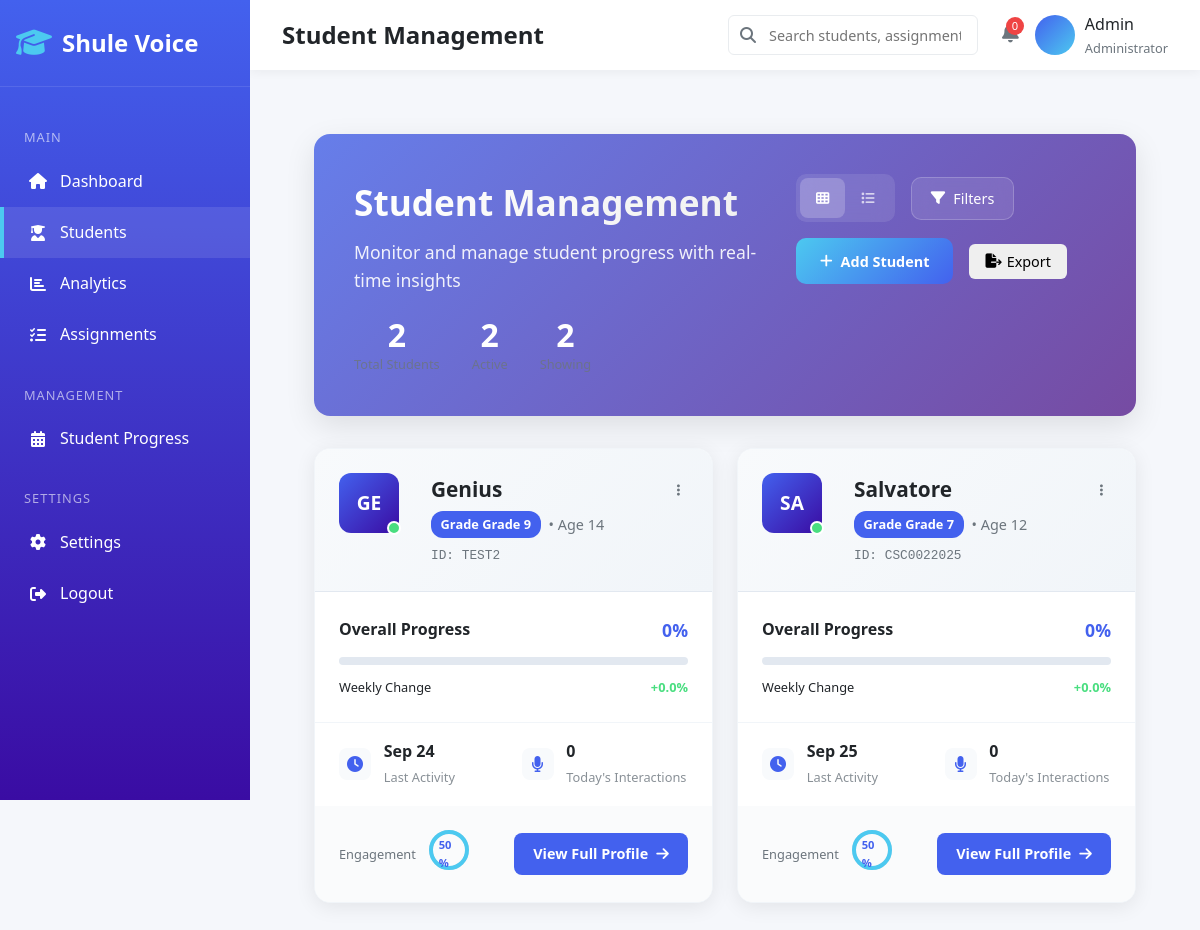
The app's page /students/ (signed in), older data.
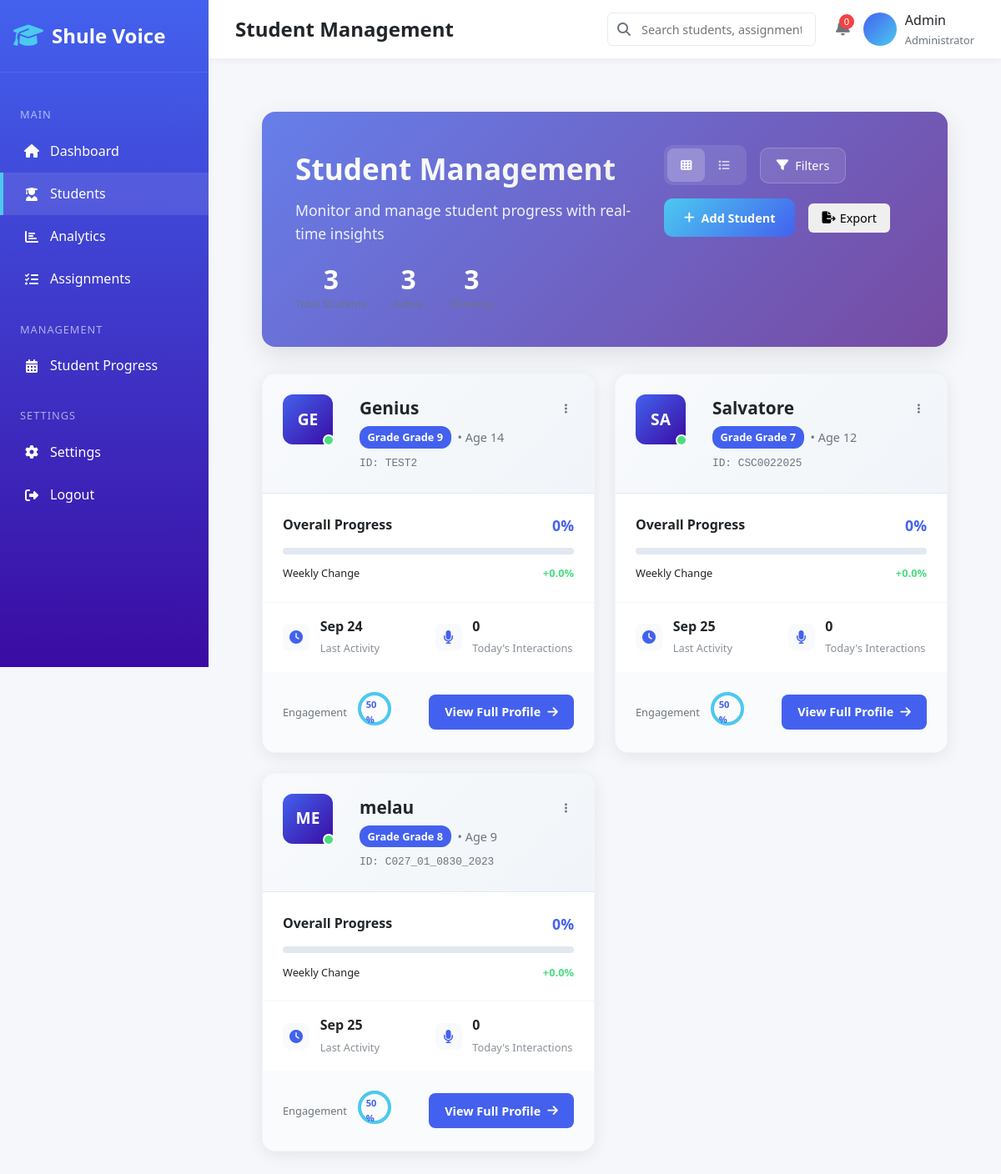
The same page, newer data.
### base/models.py (models this page shows, shortened)
class Student(models.Model):
    GRADE_LEVELS = [
        ('K', 'Kindergarten'),
        ('1', 'Grade 1'),
        ('2', 'Grade 2'),
        ('3', 'Grade 3'),
        ('4', 'Grade 4'),
        ('5', 'Grade 5'),
        ('6', 'Grade 6'),
        ('7', 'Grade 7'),
        ('8', 'Grade 8'),
        ('9', 'Grade 9'),
        ('10', 'Grade 10'),
        ('11', 'Grade 11'),
        ('12', 'Grade 12'),
    ]
    name = models.CharField(max_length=100)
    student_id = models.CharField(max_length=20, unique=True)
    grade_level = models.CharField(max_length=2, choices=GRADE_LEVELS)
    age = models.IntegerField(null=True, blank=True)
    enrollment_date = models.DateField(default=timezone.now)
    is_active = models.BooleanField(default=True)
    created_by = models.ForeignKey(User, on_delete=models.CASCADE)
    created_at = models.DateTimeField(default=timezone.now)
    updated_at = models.DateTimeField(auto_now=True)
    notes = models.TextField(blank=True)
    user_account = models.OneToOneField(
        User,
        on_delete=models.SET_NULL,
        null=True,
        blank=True,
        related_name='student_profile'
    )
    can_login = models.BooleanField(default=False)
    login_enabled_date = models.DateTimeField(null=True, blank=True)
    blockchain_id = models.CharField(max_length=64, unique=True, null=True)
    profile_hash = models.CharField(max_length=64, null=True)
    last_blockchain_update = models.DateTimeField(null=True, blank=True)
    blockchain_verified = models.BooleanField(default=False)
    class Meta:
        ordering = ['name']
    def get_overall_progress(self):
        progress_records = StudentProgress.objects.filter(student=self)
        if progress_records.exists():
            avg_progress = progress_records.aggregate(models.Avg('progress_percentage'))['progress_percentage__avg']
            return round(avg_progress or 0, 1)
        return 0
    def get_last_activity(self):
        progress = StudentProgress.objects.filter(student=self).order_by('-last_updated').first()
        if progress:
            return progress.last_updated
        return self.updated_at
    def get_voice_interactions_today(self):
        today = timezone.now().date()
        return VoiceInteraction.objects.filter(
            student=self,
            timestamp__date=today
        ).count()
    def get_progress_change(self):
        one_week_ago = timezone.now() - timezone.timedelta(days=7)
        current_progress = self.get_overall_progress()
        return round(current_progress * 0.05, 1)  # 5% of current progress

class StudentProgress(models.Model):
    student = models.ForeignKey(Student, on_delete=models.CASCADE)
    subject = models.ForeignKey(Subject, on_delete=models.CASCADE, null=True, blank=True)
    assignment = models.ForeignKey(Assignment, on_delete=models.CASCADE, null=True, blank=True)
    score = models.DecimalField(max_digits=5, decimal_places=2, null=True, blank=True)
    progress_percentage = models.DecimalField(max_digits=5, decimal_places=2, default=0)
    time_spent = models.IntegerField(default=0, help_text="Time spent in minutes")
    completed = models.BooleanField(default=False)
    completion_date = models.DateTimeField(null=True, blank=True)
    last_updated = models.DateTimeField(auto_now=True)
    notes = models.TextField(blank=True)
    blockchain_record = models.ForeignKey(
        BlockchainRecord,
        on_delete=models.SET_NULL,
        null=True,
        blank=True
    )
    progress_hash = models.CharField(max_length=64, blank=True, null=True)
    class Meta:
        unique_together = ['student', 'assignment']
        verbose_name_plural = "Student Progress"

### base/views.py (the view, shortened to what this page needs)
# urls.py: path('students/', views.students_view, name='students'),
@login_required
def students_view(request):
    grade_filter = request.GET.get('grade', '')
    status_filter = request.GET.get('status', '')
    progress_filter = request.GET.get('progress', '')
    sort_by = request.GET.get('sort', 'name')
    search_query = request.GET.get('search', '')
    view_type = request.GET.get('view', 'grid')  # grid or table
    students = Student.objects.filter(created_by=request.user)
    if grade_filter and grade_filter != 'All Grades':
        students = students.filter(grade_level=grade_filter)
    if search_query:
        students = students.filter(
            Q(name__icontains=search_query) |
            Q(student_id__icontains=search_query) |
            Q(grade_level__icontains=search_query)
        )
    if sort_by == 'name':
        students = students.order_by('name')
    elif sort_by == 'name-desc':
        students = students.order_by('-name')
    elif sort_by == 'progress-high':
        students = students.order_by('?')  # Placeholder
    elif sort_by == 'progress-low':
        students = students.order_by('?')  # Placeholder
    elif sort_by == 'recent':
        students = students.order_by('-updated_at')
    paginator = Paginator(students, 12)  # Show 12 students per page
    page_number = request.GET.get('page')
    page_obj = paginator.get_page(page_number)
    student_data = []
    for student in page_obj:
        student_data.append({
            'object': student,
            'progress': student.get_overall_progress(),
            'last_activity': student.get_last_activity(),
            'voice_interactions_today': student.get_voice_interactions_today(),
            'progress_change': student.get_progress_change(),
        })
    context = {
        'students_data': student_data,
        'page_obj': page_obj,
        'grade_filter': grade_filter,
        'status_filter': status_filter,
        'progress_filter': progress_filter,
        'sort_by': sort_by,
        'search_query': search_query,
        'view_type': view_type,
        'total_students': students.count(),
        'active_students': students.filter(is_active=True).count(),
    }
    return render(request, 'students.html', context)

### base/context_processors.py (called while the page is built)
def grade_choices(request):
    return {
        'grade_choices': Student.GRADE_LEVELS
    }

### base/templates/students.html (shortened to what the changed rows need)
{% extends 'base.html' %}
{% load static %}
{% load math_filters %}
{% block page_title %}Student Management{% endblock %}
{% block content %}
<div class="student-management">
    <div class="page-header">
        <div class="header-content">
            <div class="title-section">
                <h2>Student Management</h2>
                <div class="stats-overview">
                    <div class="stat-item">
                        <span class="stat-number">{{ total_students }}</span>
                        <span class="stat-label">Total Students</span>
                    </div>
                    <div class="stat-item">
                        <span class="stat-number">{{ active_students }}</span>
                        <span class="stat-label">Active</span>
                    </div>
                    <div class="stat-item">
                        <span class="stat-number">{{ students_data|length }}</span>
                        <span class="stat-label">Showing</span>
                    </div>
                </div>
            </div>
        </div>
    </div>
    <div class="student-grid-view" id="studentGrid" style="display: {% if view_type == 'grid' %}grid{% else %}none{% endif %};">
        {% for student_data in students_data %}
        {% with student=student_data.object %}
        <div class="student-card">
            <div class="card-header">
                <div class="student-avatar">
                    {{ student.name|slice:":2"|upper }}
                    <div class="status-indicator {% if student.is_active %}active{% else %}inactive{% endif %}"></div>
                </div>
                <div class="student-basic-info">
                    <h3 class="student-name">{{ student.name }}</h3>
                    <p class="student-meta">
                        <span class="grade-badge">Grade {{ student.get_grade_level_display }}</span>
                        <span class="age">• Age {{ student.age|default:"N/A" }}</span>
                    </p>
                    <p class="student-id">ID: {{ student.student_id }}</p>
                </div>
                <div class="card-actions">
                    <div class="dropdown">
                        <button class="action-menu">
                            <i class="fas fa-ellipsis-v"></i>
                        </button>
                    </div>
                </div>
            </div>
            <div class="progress-section">
                <div class="progress-header">
                    <span class="progress-label">Overall Progress</span>
                    <span class="progress-value">{{ student_data.progress }}%</span>
                </div>
                <div class="progress-bar">
                </div>
                <div class="progress-change">
                    <span class="change-label">Weekly Change</span>
                    <span class="change-value positive">+{{ student_data.progress_change }}%</span>
                </div>
            </div>
            <div class="stats-section">
                <div class="stat">
                    <i class="fas fa-clock"></i>
                    <div class="stat-info">
                        <span class="stat-value">{{ student_data.last_activity|date:"M j"|default:"No activity" }}</span>
                        <span class="stat-label">Last Activity</span>
                    </div>
                </div>
                <div class="stat">
                    <i class="fas fa-microphone"></i>
                    <div class="stat-info">
                        <span class="stat-value">{{ student_data.voice_interactions_today }}</span>
                        <span class="stat-label">Today's Interactions</span>
                    </div>
                </div>
            </div>
            <div class="card-footer">
                <div class="engagement-score">
                    <div class="score-label">Engagement</div>
                    <div class="score-ring">
                        <svg width="40" height="40" viewBox="0 0 40 40">
                            <circle cx="20" cy="20" r="18" stroke="#e6e6e6" stroke-width="4" fill="none"></circle>
                            <circle cx="20" cy="20" r="18" stroke="#4cc9f0" stroke-width="4" fill="none"
                                    stroke-dasharray="113.097" stroke-dashoffset="{% widthratio student_data.voice_interactions_today 20 100 %}"
                                    stroke-linecap="round" transform="rotate(-90 20 20)"></circle>
                        </svg>
                        <span class="score-value">
                            {% if student_data.voice_interactions_today > 20 %}
                                100
                            {% else %}
                                {{ student_data.voice_interactions_today|add:50 }}
                            {% endif %}%
                        </span>
                    </div>
                </div>
                <a href="{% url 'student_detail' student.pk %}" class="btn-view-profile">
                    View Full Profile
                    <i class="fas fa-arrow-right"></i>
                </a>
            </div>
        </div>
        {% endwith %}
        {% endfor %}
    </div>
</div>
{% endblock %}

Row changes from the older to the newer data that the page shows:
added Student: object.name "ME", is_active True (drawn), object.name "melau", object.grade_level "Grade 8", object.age "9", object.student_id "C027_01_0830_2023", progress "0", progress_change "0.0", last_activity "Sep 25", voice_interactions_today "0", voice_interactions_today|add "50"
Text that changed along with them:
{{ total_students }}: "2" → "3"
{{ active_students }}: "2" → "3"
{{ students_data|length }}: "2" → "3"
